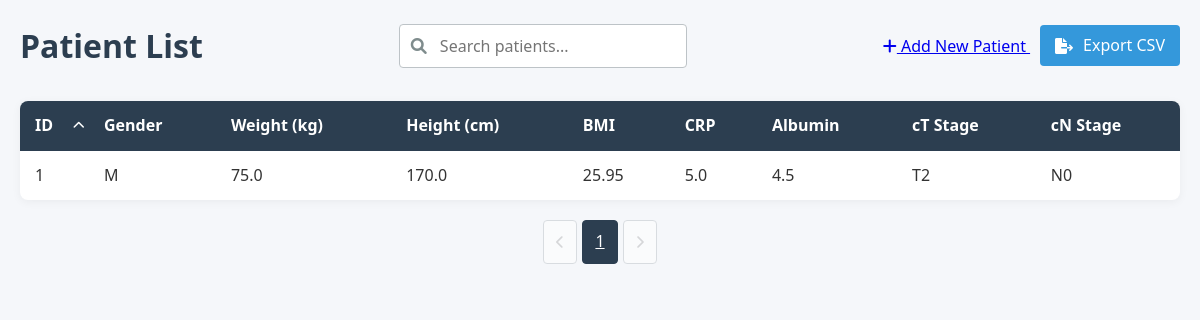
Before: / with the older database file.
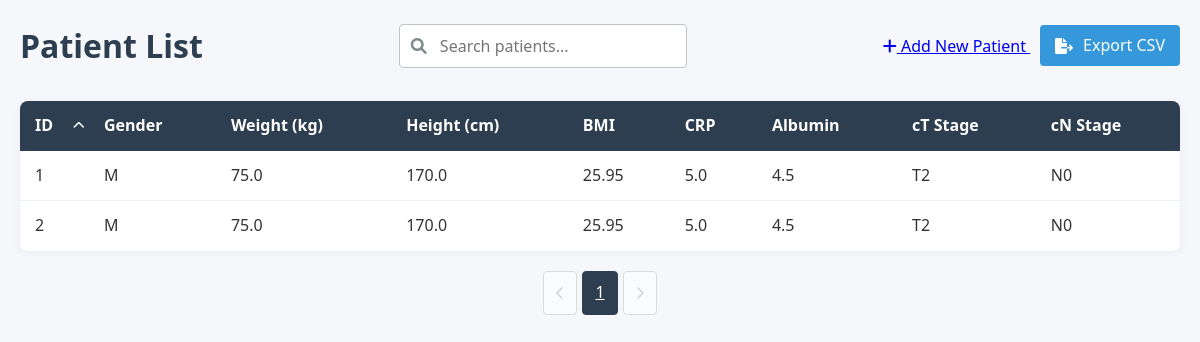
After: the same page with the newer database file.
### models.py (models this page shows, shortened)
class Patient(db.Model):
    id = db.Column(db.Integer, primary_key=True)
    gender = db.Column(db.String(1), nullable=False)        # 'M' lub 'K'
    weight = db.Column(db.Float, nullable=False)            # waga w kg (wartości numeryczne)
    height = db.Column(db.Float, nullable=False)            # wzrost w cm (wartości numeryczne)
    bmi = db.Column(db.Float, nullable=False)               # BMI (wartości numeryczne)
    CRP = db.Column(db.Float, nullable=False)               # CRP (wartości numeryczne)
    Alb = db.Column(db.Float, nullable=False)               # Alb (wartości numeryczne)
    WCC = db.Column(db.Float, nullable=False)               # WCC (wartości numeryczne)
    NEU = db.Column(db.Float, nullable=False)               # NEU (wartości numeryczne)
    total_protein = db.Column(db.Float, nullable=False)     # białko całkowite (wartości numeryczne)
    pT = db.Column(db.String(10), nullable=False)           # stadium T (wartości kategoryczne)
    pN = db.Column(db.String(10), nullable=False)           # stadium N (wartości kategoryczne)
    pM = db.Column(db.String(10), nullable=False)           # stadium M (wartości kategoryczne)
    PNI = db.Column(db.Integer, nullable=False)             # PNI (wartości numeryczne 0-1)
    GRADING = db.Column(db.String(10), nullable=False)      # stopień zróżnicowania (wartości kategoryczne)
    Lauren = db.Column(db.String(10), nullable=False)       # typ Lauren (wartości kategoryczne)
    CTH_preop = db.Column(db.String(10), nullable=False)    # chemioterapia przedoperacyjna (wartości kategoryczne)
    cycles_number = db.Column(db.Integer, nullable=False)   # liczba cykli chemioterapii (wartości numeryczne)
    leukocytes = db.Column(db.Float, nullable=True)        # NEW: total leukocytes count (nullable)
    pni_float = db.Column(db.Float, nullable=True)         # NEW: float PNI value (nullable)
    predictions = db.relationship('Prediction', backref='patient', lazy=True)

### app.py (the view, shortened to what this page needs)
    @app.route('/')
    def index():
        search_query = request.args.get('search', '')
        page = request.args.get('page', 1, type=int)
        per_page = 10
        sort_by = request.args.get('sort', 'id')  # Default sort by ID
        sort_order = request.args.get('order', 'asc')  # Default ascending
        base_query = Patient.query
        if sort_by == 'weight':
            sort_column = Patient.weight
        elif sort_by == 'height':
            sort_column = Patient.height
        elif sort_by == 'bmi':
            sort_column = Patient.bmi
        elif sort_by == 'CRP':
            sort_column = Patient.CRP
        elif sort_by == 'Alb':
            sort_column = Patient.Alb
        elif sort_by == 'pT':
            sort_column = Patient.pT
        elif sort_by == 'pN':
            sort_column = Patient.pN
        elif sort_by == 'id':
            sort_column = Patient.id
        else:  # Default case
            sort_column = Patient.id
        if sort_order == 'desc':
            patients = base_query.order_by(sort_column.desc())
        else:
            patients = base_query.order_by(sort_column.asc())
        patients = patients.paginate(page=page, per_page=per_page)
        return render_template('index.html',
                            patients=patients,
                            search_query=search_query,
                            sort_by=sort_by,
                            sort_order=sort_order)

### templates/index.html (shortened to what this page needs)
{% extends "base.html" %}
{% block content %}
<header>
    <h1>Patient List</h1>
    <div class="search-container">
        <i class="fas fa-search"></i>
        <form method="get" action="{{ url_for('index') }}">
            <input type="text" name="search" placeholder="Search patients..."
                   value="{{ search_query }}" id="searchInput">
        </form>
    </div>
    <div class="actions">
        <a href="{{ url_for('new_patient') }}" class="btn-add">
            <i class="fas fa-plus"></i> Add New Patient
        </a>
        <a href="{{ url_for('export_patients') }}" class="btn-export">
            <i class="fas fa-file-export"></i> Export CSV
        </a>
    </div>
</header>
<div class="patient-table-container">
    <table class="patient-table">
        <thead>
            <tr>
                <th class="sortable {% if sort_by == 'id' %}sorted-{{ sort_order }}{% endif %}"
                    data-sort="id">
                    ID {% if sort_by == 'id' %}
                        <i class="fas fa-chevron-{% if sort_order == 'asc' %}up{% else %}down{% endif %}"></i>
                    {% endif %}
                </th>
                <th>Gender</th>
                <th>Weight (kg)</th>
                <th>Height (cm)</th>
                <th>BMI</th>
                <th>CRP</th>
                <th>Albumin</th>
                <th>cT Stage</th>
                <th>cN Stage</th>
            </tr>
        </thead>
        <tbody>
            {% for patient in patients.items %}
            <tr class="patient-row" onclick="window.location='{{ url_for('patient_detail', patient_id=patient.id) }}'">
                <td>{{ patient.id }}</td>
                <td>{{ patient.gender }}</td>
                <td>{{ patient.weight }}</td>
                <td>{{ patient.height }}</td>
                <td>{{ patient.bmi }}</td>
                <td>{{ patient.CRP }}</td>
                <td>{{ patient.Alb }}</td>
                <td>{{ patient.pT }}</td>
                <td>{{ patient.pN }}</td>
            </tr>
            {% endfor %}
        </tbody>
    </table>
</div>
<div class="pagination">
    {% if patients.has_prev %}
        <a href="{{ url_for('index', page=patients.prev_num, search=search_query) }}"
           class="pagination-button">
            <i class="fas fa-chevron-left"></i>
        </a>
    {% else %}
        <button class="pagination-button" disabled>
            <i class="fas fa-chevron-left"></i>
        </button>
    {% endif %}
    {% for page_num in patients.iter_pages() %}
        {% if page_num %}
            <a href="{{ url_for('index', page=page_num, search=search_query) }}"
               class="pagination-button {% if page_num == patients.page %}active{% endif %}">
                {{ page_num }}
            </a>
        {% else %}
            <span class="pagination-ellipsis">...</span>
        {% endif %}
    {% endfor %}
    {% if patients.has_next %}
        <a href="{{ url_for('index', page=patients.next_num, search=search_query) }}"
           class="pagination-button">
            <i class="fas fa-chevron-right"></i>
        </a>
    {% else %}
        <button class="pagination-button" disabled>
            <i class="fas fa-chevron-right"></i>
        </button>
    {% endif %}
</div>
{% endblock %}

### templates/base.html (shortened to what this page needs)
<!DOCTYPE html>
<html lang="en">
<head>
    <link rel="stylesheet" href="{{ url_for('static', filename='css/styles.css') }}">
    <link rel="stylesheet" href="https://cdnjs.cloudflare.com/ajax/libs/font-awesome/6.0.0/css/all.min.css">
</head>
<body>
    <div class="container">
        {% block content %}{% endblock %}
    </div>
</body>
</html>

### static/css/styles.css (style rules this page uses)
:root { --primary-color: #2c3e50; --secondary-color: #3498db; --accent-color: #e74c3c; --light-gray: #ecf0f1; --medium-gray: #bdc3c7; --dark-gray: #7f8c8d; --success-color: #2ecc71; --warning-color: #f39c12; --danger-color: #e74c3c; }
* { margin: 0; padding: 0; box-sizing: border-box; font-family: 'Segoe UI', Tahoma, Geneva, Verdana, sans-serif; }
body { background-color: #f5f7fa; color: #333; line-height: 1.6; }
.container { max-width: 1200px; margin: 0 auto; padding: 20px; }
header { margin-bottom: 30px; display: flex; justify-content: space-between; align-items: center; flex-wrap: wrap; gap: 20px; }
h1 { color: var(--primary-color); font-weight: 600; }
.search-container { position: relative; min-width: 250px; }
.search-container i { position: absolute; left: 12px; top: 50%; transform: translateY(-50%); color: var(--dark-gray); }
.search-container input { width: 100%; padding: 10px 15px 10px 40px; border: 1px solid var(--medium-gray); border-radius: 4px; font-size: 16px; transition: border-color 0.3s; }
.patient-table-container { background: white; border-radius: 8px; box-shadow: 0 2px 10px rgba(0, 0, 0, 0.05); overflow: hidden; margin-bottom: 20px; }
.patient-table { width: 100%; border-collapse: collapse; }
.patient-table th { background-color: var(--primary-color); color: white; padding: 12px 15px; text-align: left; }
.patient-table td { padding: 12px 15px; border-bottom: 1px solid var(--light-gray); }
.patient-table tr:last-child td { border-bottom: none; }
.patient-row { transition: background-color 0.2s; cursor: pointer; }
.pagination { display: flex; justify-content: center; gap: 5px; margin-top: 20px; }
.pagination-button { padding: 8px 12px; border: 1px solid var(--medium-gray); background: white; border-radius: 4px; cursor: pointer; transition: all 0.2s; }
.pagination-button.active { background: var(--primary-color); color: white; border-color: var(--primary-color); }
.pagination-button:disabled { opacity: 0.5; cursor: not-allowed; }
.sortable { cursor: pointer; position: relative; padding-right: 20px; transition: background-color 0.2s; }
.sortable i { position: absolute; right: 5px; top: 50%; transform: translateY(-50%); font-size: 12px; }
.sorted-asc { background-color: rgba(52, 152, 219, 0.1); }
.btn-export { background-color: var(--secondary-color); color: white; padding: 8px 15px; border-radius: 4px; text-decoration: none; display: inline-flex; align-items: center; gap: 5px; margin-left: 10px; transition: all 0.2s; }
.btn-export i { margin-right: 5px; }

Changed rows visible on the page:
added Patient: id "2", gender "M", weight "75.0", height "170.0", bmi "25.95", CRP "5.0", Alb "4.5", pT "T2", pN "N0"
